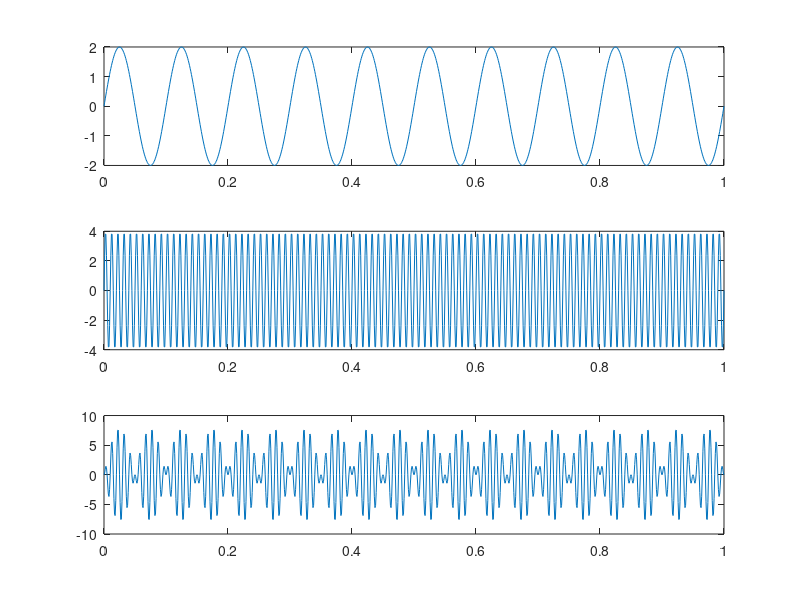

Recreate this plot in MATLAB.
fc=100;
fm=10;
fs=1000;
t=0:1/fs:1;
Ac=4;
m=2*sin(2*pi*fm*t);
c=Ac*sin(2*pi*fc*t);
a1=m.*c;
subplot(3,1,1)
plot(t,m);
subplot(3,1,2);
plot(t,c);
subplot(3,1,3);
plot(t,a1);

